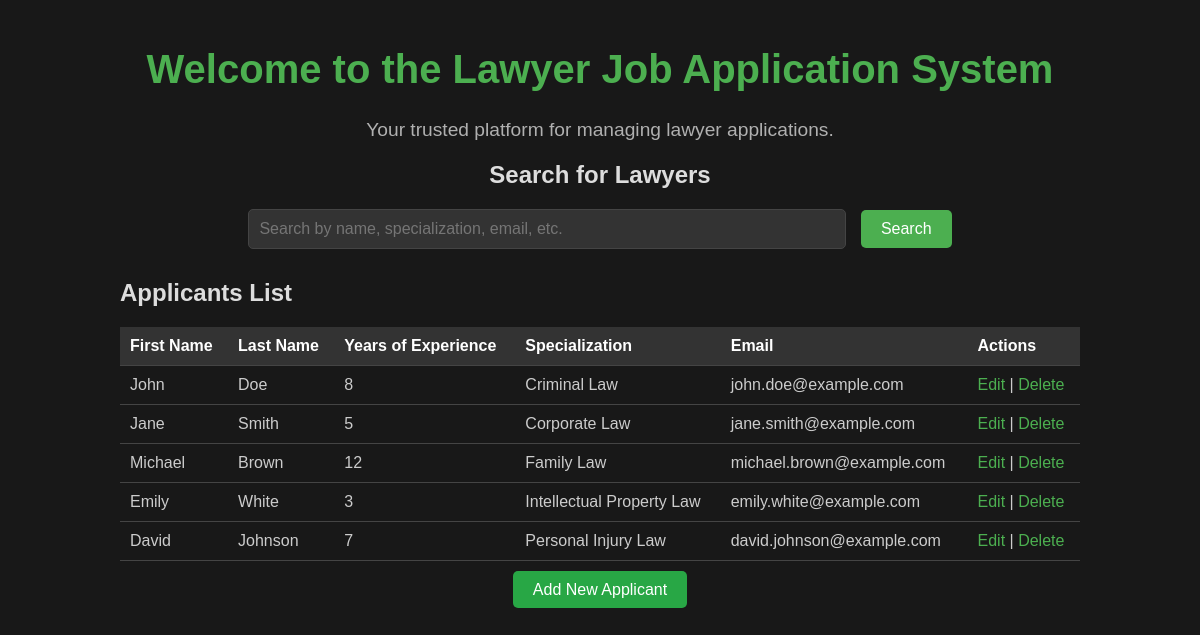
The page / on the database its author committed.
### tables this page shows
CREATE TABLE applicants (
    id INT AUTO_INCREMENT PRIMARY KEY,
    firstName VARCHAR(100) NOT NULL,
    lastName VARCHAR(100) NOT NULL,
    yearsOfExperience INT NOT NULL,
    specialization VARCHAR(100) NOT NULL,
    barMembershipNumber VARCHAR(50) NOT NULL,
    email VARCHAR(100) NOT NULL,
    favoriteLegalField VARCHAR(100) DEFAULT NULL,
    preferredCourt VARCHAR(100) DEFAULT NULL,
    bio TEXT DEFAULT NULL
);

### core/models.php (called while the page is built, shortened)
<?php
include 'dbconfig.php';
function searchApplicants($keyword) {
    global $pdo;
    try {
        $stmt = $pdo->prepare("SELECT * FROM applicants WHERE
                               firstName LIKE :keyword OR lastName LIKE :keyword OR
                               specialization LIKE :keyword OR barMembershipNumber LIKE :keyword OR
                               email LIKE :keyword OR favoriteLegalField LIKE :keyword OR
                               preferredCourt LIKE :keyword");
        $stmt->execute(['keyword' => "%$keyword%"]);
        $results = $stmt->fetchAll(PDO::FETCH_ASSOC);
        return ['message' => 'Search successful', 'statusCode' => 200, 'querySet' => $results];
    } catch (Exception $e) {
        return ['message' => 'Error: ' . $e->getMessage(), 'statusCode' => 400];
    }
}
?>

### core/formhandler.php (called while the page is built, shortened)
<?php
include 'models.php';
function handleSearchForm($searchTerm) {
    return searchApplicants($searchTerm);
}
?>

### index.php (the view, shortened to what this page needs)
<?php
include 'core/formhandler.php';
$results = [];
if ($_SERVER['REQUEST_METHOD'] === 'GET' && isset($_GET['search'])) {
    $keyword = $_GET['search'];
    $searchResult = handleSearchForm($keyword);
    $results = $searchResult['querySet'];
    if (empty($results)) {
        $searchMessage = "No results found.";
    }
} else {
    $defaultResult = handleSearchForm('');
    $results = $defaultResult['querySet'];
}
?>
<!DOCTYPE html>
<html lang="en">
<head>
    <link rel="stylesheet" href="assets/css/styles.css">
</head>
<body>
    <div class="container">
        <header>
            <h1>Welcome to the Lawyer Job Application System</h1>
            <p>Your trusted platform for managing lawyer applications.</p>
        </header>
        <section class="search-section">
            <h2>Search for Lawyers</h2>
            <form method="GET" action="index.php">
                <input type="text" name="search" placeholder="Search by name, specialization, email, etc." value="<?= isset($_GET['search']) ? $_GET['search'] : '' ?>" required>
                <button type="submit">Search</button>
            </form>
        </section>
        <section class="applicant-list">
            <h2>Applicants List</h2>
            <?php if (!empty($results)): ?>
                <table>
                    <thead>
                        <tr>
                            <th>First Name</th>
                            <th>Last Name</th>
                            <th>Years of Experience</th>
                            <th>Specialization</th>
                            <th>Email</th>
                            <th>Actions</th>
                        </tr>
                    </thead>
                    <tbody>
                        <?php foreach ($results as $applicant): ?>
                            <tr>
                                <td><?= htmlspecialchars($applicant['firstName']) ?></td>
                                <td><?= htmlspecialchars($applicant['lastName']) ?></td>
                                <td><?= htmlspecialchars($applicant['yearsOfExperience']) ?></td>
                                <td><?= htmlspecialchars($applicant['specialization']) ?></td>
                                <td><?= htmlspecialchars($applicant['email']) ?></td>
                                <td>
                                    <a href="update.php?id=<?= $applicant['id'] ?>">Edit</a> |
                                    <a href="delete.php?id=<?= $applicant['id'] ?>" onclick="return confirm('Are you sure you want to delete this applicant?');">Delete</a>
                                </td>
                            </tr>
                        <?php endforeach; ?>
                    </tbody>
                </table>
            <?php else: ?>
                <p>No applicants found.</p>
            <?php endif; ?>
        </section>
        <section class="create-link">
            <a href="create.php">Add New Applicant</a>
        </section>
    </div>
</body>
</html>

### assets/css/styles.css (style rules this page uses)
body { font-family: Arial, sans-serif; margin: 0; padding: 0; background-color: #181818; color: #ddd; }
.container { width: 80%; margin: 0 auto; padding: 20px; }
header { text-align: center; margin-bottom: 20px; }
header h1 { font-size: 2.5em; color: #4CAF50; }
header p { font-size: 1.2em; color: #b0b0b0; }
.search-section { text-align: center; margin-bottom: 30px; }
.search-section input[type="text"] { padding: 10px; width: 60%; font-size: 1em; margin-right: 10px; border: 1px solid #444; border-radius: 5px; background-color: #333; color: #ddd; }
.search-section button { padding: 10px 20px; font-size: 1em; background-color: #4CAF50; color: #fff; border: none; border-radius: 5px; cursor: pointer; }
.applicant-list table { width: 100%; border-collapse: collapse; margin-top: 20px; }
.applicant-list th, .applicant-list td { padding: 10px; text-align: left; border-bottom: 1px solid #444; }
.applicant-list th { background-color: #333; color: #fff; }
.applicant-list td { color: #ccc; }
.applicant-list a { color: #4CAF50; text-decoration: none; }
.create-link { text-align: center; margin-top: 20px; }
.create-link a { padding: 10px 20px; background-color: #28a745; color: white; text-decoration: none; border-radius: 5px; }

### rows shown on the page
applicants: firstName "John", lastName "Doe", yearsOfExperience "8", specialization "Criminal Law", email "john.doe@example.com"
applicants: firstName "Jane", lastName "Smith", yearsOfExperience "5", specialization "Corporate Law", email "jane.smith@example.com"
applicants: firstName "Michael", lastName "Brown", yearsOfExperience "12", specialization "Family Law", email "michael.brown@example.com"
applicants: firstName "Emily", lastName "White", yearsOfExperience "3", specialization "Intellectual Property Law", email "emily.white@example.com"
applicants: firstName "David", lastName "Johnson", yearsOfExperience "7", specialization "Personal Injury Law", email "david.johnson@example.com"
